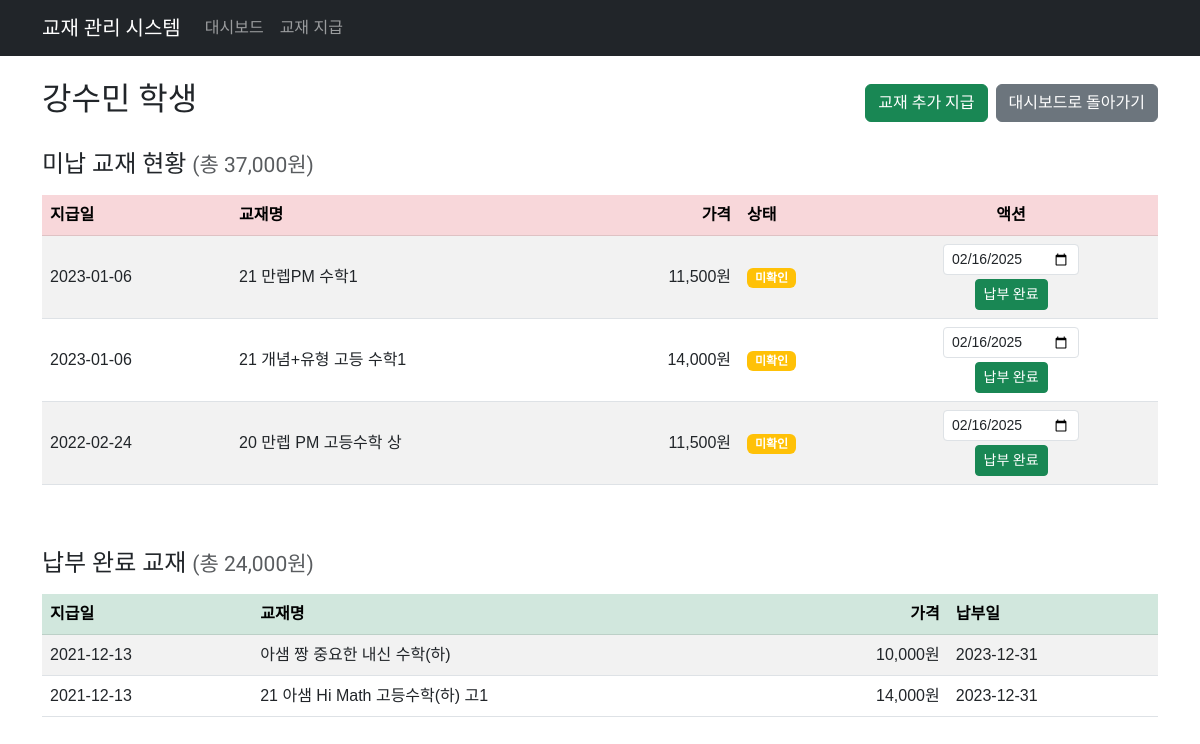
Page /textbook/student/105/ on the committed database.
### textbook/models.py (models this page shows, shortened)
class Student(models.Model):
    name = models.CharField(max_length=255, unique=True, verbose_name='학생')
    class Meta:
        db_table = 'student'
        ordering = ['name']
        verbose_name = '학생'
        verbose_name_plural = '학생'

class Book(models.Model):
    input_date = models.DateField(verbose_name='지급일')
    book_name = models.CharField(max_length=255, verbose_name='교재')
    price = models.IntegerField(verbose_name='가격')
    checking = models.BooleanField(default=False, verbose_name='상태')
    student = models.ForeignKey(Student, on_delete=models.CASCADE, related_name='books', verbose_name='학생')
    payment_date = models.DateField(null=True, blank=True, verbose_name='수납일')
    class Meta:
        db_table = 'book'
        ordering = ['-input_date']
        verbose_name = '교재'
        verbose_name_plural = '교재'

### textbook/views.py (the view)
# urls.py: path('student/<int:student_id>/', views.student_detail, name='student_detail'),
def student_detail(request, student_id):
    student = get_object_or_404(Student, id=student_id)
    unpaid_books = student.books.filter(payment_date__isnull=True)
    paid_books = student.books.filter(payment_date__isnull=False)
    total_unpaid = unpaid_books.aggregate(total=Sum('price'))['total'] or 0
    total_paid = paid_books.aggregate(total=Sum('price'))['total'] or 0
    context = {
        'student': student,
        'unpaid_books': unpaid_books,
        'paid_books': paid_books,
        'total_unpaid': total_unpaid,
        'total_paid': total_paid,
        'today' : date.today(),
    }
    return render(request, 'textbook/student_detail.html', context)

### textbook/templates/textbook/student_detail.html (shortened to what this page needs)
{% extends 'textbook/base.html' %}
{% load humanize %}
{% block content %}
<div class="row">
    <div class="col-12">
        <div class="d-flex justify-content-between align-items-center mb-4">
            <h2>{{ student.name }} 학생</h2>
            <div class="d-flex gap-2">
                <a href="{% url 'textbook:issue_book' %}?student_id={{ student.id }}" class="btn btn-success">교재 추가 지급</a>
                <a href="{% url 'textbook:dashboard' %}" class="btn btn-secondary">
                    대시보드로 돌아가기
                </a>
            </div>
        </div>
        <h4 class="mb-3">미납 교재 현황 <small class="text-muted">(총 {{ total_unpaid|intcomma }}원)</small></h4>
        <div class="table-responsive mb-5">
            <table class="table table-striped table-hover align-middle">
                <thead class="table-danger">
                    <tr>
                        <th>지급일</th>
                        <th>교재명</th>
                        <th class="text-end">가격</th>
                        <th>상태</th>
                        <th class="text-center">액션</th>
                    </tr>
                </thead>
                <tbody>
                    {% for book in unpaid_books %}
                    <tr>
                        <td>{{ book.input_date|date:"Y-m-d" }}</td>
                        <td>{{ book.book_name }}</td>
                        <td class="text-end">{{ book.price|intcomma }}원</td>
                        <td>
                            {% if book.checking %}
                            <span class="badge bg-success">확인</span>
                            {% else %}
                            <span class="badge bg-warning">미확인</span>
                            {% endif %}
                        </td>
                        <td class="text-center">
                            <form action="{% url 'textbook:mark_as_paid' book.id %}" method="post" class="d-inline-block" onsubmit="return validateDate(this);">
                                <input type="date" name="payment_date" value="{{ today|date:'Y-m-d' }}" class="form-control form-control-sm" id="paymentDate_{{book.id}}">
                                <button type="submit" class="btn btn-success btn-sm mt-1">납부 완료</button>
                            </form>
                        </td>
                    </tr>
                    {% empty %}
                    <tr>
                        <td colspan="5" class="text-center">미납된 교재가 없습니다.</td>
                    </tr>
                    {% endfor %}
                </tbody>
            </table>
        </div>
        <h4 class="mb-3">납부 완료 교재 <small class="text-muted">(총 {{ total_paid|intcomma }}원)</small></h4>
        <div class="table-responsive">
            <table class="table table-striped table-hover align-middle">
                <thead class="table-success">
                    <tr>
                        <th>지급일</th>
                        <th>교재명</th>
                        <th class="text-end">가격</th>
                        <th>납부일</th>
                    </tr>
                </thead>
                <tbody>
                    {% for book in paid_books %}
                    <tr>
                        <td>{{ book.input_date|date:"Y-m-d" }}</td>
                        <td>{{ book.book_name }}</td>
                        <td class="text-end">{{ book.price|intcomma }}원</td>
                        <td>{{ book.payment_date|date:"Y-m-d" }}</td>
                    </tr>
                    {% empty %}
                    <tr>
                        <td colspan="4" class="text-center">납부 완료된 교재가 없습니다.</td>
                    </tr>
                    {% endfor %}
                </tbody>
            </table>
        </div>
    </div>
</div>
{% endblock %}

### textbook/templates/textbook/base.html (style rules this page uses)
body { font-family: 'Noto Sans KR', sans-serif; }
h1, h2, h3, h4, h5, h6, .navbar-brand, .btn, .pagination { font-family: 'Ubuntu', 'Noto Sans KR', sans-serif; }

### rows in the picture
Student: name "강수민"
Book: input_date "2023-01-06", book_name "21 만렙PM 수학1", price "11,500", checking "미확인", payment_date "02/16/2025"
Book: input_date "2023-01-06", book_name "21 개념+유형 고등 수학1", price "14,000", checking "미확인", payment_date "02/16/2025"
Book: input_date "2022-02-24", book_name "20 만렙 PM 고등수학 상", price "11,500", checking "미확인", payment_date "02/16/2025"
Book: input_date "2021-12-13", book_name "아샘 짱 중요한 내신 수학(하)", price "10,000", payment_date "2023-12-31"
Book: input_date "2021-12-13", book_name "21 아샘 Hi Math 고등수학(하) 고1", price "14,000", payment_date "2023-12-31"

### other values in the picture
{{ total_unpaid|intcomma }} "37,000"
{{ total_paid|intcomma }} "24,000"
